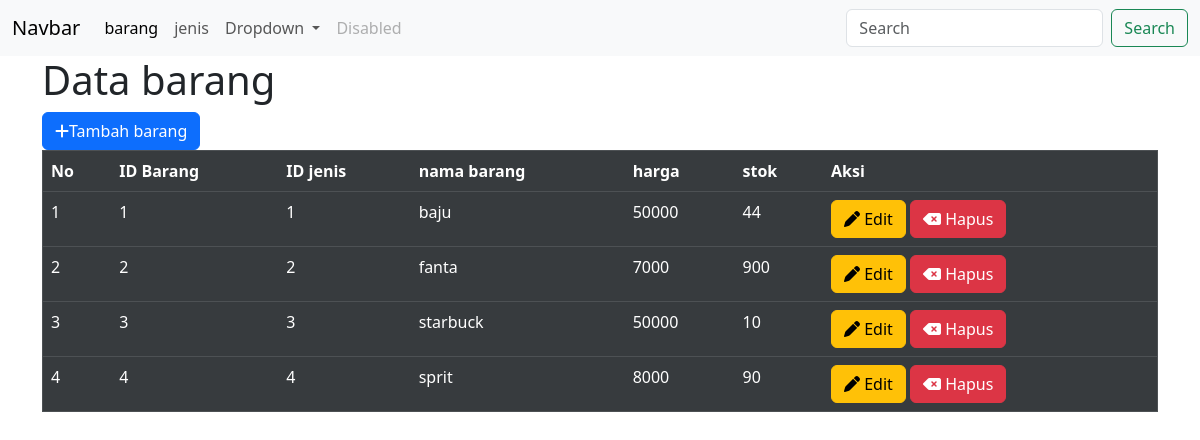
/view/barang/index.php, run on the app's committed database.
### tables this page shows
CREATE TABLE `barang` (
  `id_barang` varchar(10) NOT NULL,
  `id_jenis` varchar(12) DEFAULT NULL,
  `nama_barang` varchar(50) DEFAULT NULL,
  `harga` int DEFAULT NULL,
  `stok` int DEFAULT NULL
);

### view/barang/index.php (the view, shortened to what this page needs)
<!DOCTYPE html>
<html lang="en">
<head>
    <link rel="stylesheet" href="https://cdn.jsdelivr.net/npm/bootstrap@5.3.3/dist/css/bootstrap.min.css">
    <link rel="stylesheet" href="https://cdnjs.cloudflare.com/ajax/libs/font-awesome/6.2.0/css/all.min.css">
</head>
<body>
<nav class="navbar navbar-expand-lg navbar-light bg-light">
  <div class="container-fluid">
    <a class="navbar-brand" href="#">Navbar</a>
    <div class="collapse navbar-collapse" id="navbarSupportedContent">
      <ul class="navbar-nav me-auto mb-2 mb-lg-0">
        <li class="nav-item">
          <a class="nav-link active" aria-current="page" href="http://localhost/db_inventory_feri/view/barang/#">barang</a>
        </li>
        <li class="nav-item">
          <a class="nav-link" href="http://localhost/db_inventory_feri/view/jenis/">jenis</a>
        </li>
        <li class="nav-item dropdown">
          <a class="nav-link dropdown-toggle" href="#" id="navbarDropdown" role="button" data-bs-toggle="dropdown" aria-expanded="false">
            Dropdown
          </a>
        </li>
        <li class="nav-item">
          <a class="nav-link disabled" href="#" tabindex="-1" aria-disabled="true">Disabled</a>
        </li>
      </ul>
      <form class="d-flex">
        <input class="form-control me-2" type="search" placeholder="Search" aria-label="Search">
        <button class="btn btn-outline-success" type="submit">Search</button>
      </form>
    </div>
  </div>
</nav>
    <div class="container">
    <h1>Data barang</h1>
    <a href="tambah.php" class="btn btn-primary">
 <i class="fa-solid fa-plus"></i>Tambah barang</a>
    <table border="1" class="table table-dark table-active">
        <tr>
            <th>No</th>
            <th>ID Barang</th>
            <th>ID jenis</th>
            <th>nama barang</th>
            <th>harga</th>
            <th>stok</th>
            <th>Aksi</th>
        </tr>
        <?php
             include '../../config/koneksi.php';
             $query = mysqli_query($conn, "SELECT * FROM barang");
             $no=1;
             if(mysqli_num_rows($query)){
                while($result=mysqli_fetch_assoc($query)){
                ?>
                <tr>
                    <td><?php echo $no ?></td>
                    <td><?php echo $result['id_barang'] ?></td>
                    <td><?php echo $result['id_jenis'] ?></td>
                    <td><?php echo $result['nama_barang'] ?></td>
                    <td><?php echo $result['harga'] ?></td>
                    <td><?php echo $result['stok'] ?></td>
                    <td>
                        <a href="view_edit.php?id_barang=<?php echo $result['id_barang']?>" class="btn btn-warning"> <i class="fa-solid fa-pen"></i> Edit </a>
                        <a href="hapus.php?id_barang=<?php echo $result['id_barang']?>"
                        onclick="return confirm('kamu yakin ingin menghapus barang ini ?')"
                        class="btn btn-danger"><i class="fa-solid fa-delete-left"></i> Hapus </a>
                    </td>
                </tr>
                <?php
                $no++;
             }
            } else {
                echo "Data kosong";
            }
            ?>
    </table>
    </div>
</body>
</html>

### data on the page
barang: id_barang "1", id_jenis "1", nama_barang "baju", harga "50000", stok "44"
barang: id_barang "2", id_jenis "2", nama_barang "fanta", harga "7000", stok "900"
barang: id_barang "3", id_jenis "3", nama_barang "starbuck", harga "50000", stok "10"
barang: id_barang "4", id_jenis "4", nama_barang "sprit", harga "8000", stok "90"
